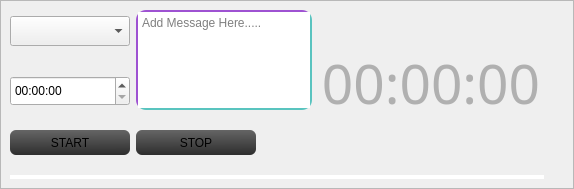
<?xml version="1.0" encoding="UTF-8"?>
<ui version="4.0">
 <class>Form</class>
 <widget class="QWidget" name="Form">
  <property name="geometry">
   <rect>
    <x>0</x>
    <y>0</y>
    <width>574</width>
    <height>189</height>
   </rect>
  </property>
  <property name="windowTitle">
   <string>Form</string>
  </property>
  <layout class="QGridLayout" name="gridLayout_2">
   <property name="leftMargin">
    <number>0</number>
   </property>
   <property name="topMargin">
    <number>0</number>
   </property>
   <property name="rightMargin">
    <number>0</number>
   </property>
   <property name="bottomMargin">
    <number>0</number>
   </property>
   <property name="spacing">
    <number>0</number>
   </property>
   <item row="0" column="0">
    <widget class="QFrame" name="frame">
     <property name="styleSheet">
      <string notr="true"/>
     </property>
     <property name="frameShape">
      <enum>QFrame::StyledPanel</enum>
     </property>
     <property name="frameShadow">
      <enum>QFrame::Plain</enum>
     </property>
     <layout class="QGridLayout" name="gridLayout">
      <property name="verticalSpacing">
       <number>20</number>
      </property>
      <item row="0" column="0">
       <widget class="QComboBox" name="ReminderModeCombo">
        <property name="minimumSize">
         <size>
          <width>0</width>
          <height>30</height>
         </size>
        </property>
        <property name="maximumSize">
         <size>
          <width>120</width>
          <height>16777215</height>
         </size>
        </property>
        <property name="font">
         <font>
          <family>Nirmala UI</family>
         </font>
        </property>
        <property name="cursor">
         <cursorShape>PointingHandCursor</cursorShape>
        </property>
        <property name="styleSheet">
         <string notr="true"/>
        </property>
       </widget>
      </item>
      <item row="0" column="2" rowspan="3">
       <widget class="QLabel" name="TimerLable">
        <property name="minimumSize">
         <size>
          <width>128</width>
          <height>0</height>
         </size>
        </property>
        <property name="font">
         <font>
          <family>LCDMono2</family>
          <pointsize>41</pointsize>
          <weight>50</weight>
          <italic>false</italic>
          <bold>false</bold>
          <underline>false</underline>
          <strikeout>false</strikeout>
          <kerning>true</kerning>
         </font>
        </property>
        <property name="cursor">
         <cursorShape>CrossCursor</cursorShape>
        </property>
        <property name="styleSheet">
         <string notr="true">color: rgb(176, 176, 176);</string>
        </property>
        <property name="lineWidth">
         <number>0</number>
        </property>
        <property name="text">
         <string>00:00:00</string>
        </property>
        <property name="alignment">
         <set>Qt::AlignCenter</set>
        </property>
       </widget>
      </item>
      <item row="2" column="1">
       <widget class="QPushButton" name="StopReminderButton">
        <property name="minimumSize">
         <size>
          <width>0</width>
          <height>25</height>
         </size>
        </property>
        <property name="maximumSize">
         <size>
          <width>120</width>
          <height>16777215</height>
         </size>
        </property>
        <property name="font">
         <font>
          <family>Nirmala UI</family>
         </font>
        </property>
        <property name="cursor">
         <cursorShape>PointingHandCursor</cursorShape>
        </property>
        <property name="styleSheet">
         <string notr="true">QPushButton{
	
	background-color: qlineargradient(spread:pad, x1:0.461285, y1:0, x2:0.479, y2:0.971682, stop:0 rgba(101, 101, 101, 255), stop:1 rgba(47, 47, 47, 255));
	border-radius:6px;
}

QPushButton:pressed{
	
	background-color: qlineargradient(spread:pad, x1:0.442, y1:1, x2:0.439, y2:0.0285002, stop:0 rgba(101, 101, 101, 255), stop:1 rgba(47, 47, 47, 255));
}</string>
        </property>
        <property name="text">
         <string>STOP</string>
        </property>
       </widget>
      </item>
      <item row="1" column="0">
       <widget class="QTimeEdit" name="TimeSetEdit">
        <property name="minimumSize">
         <size>
          <width>0</width>
          <height>30</height>
         </size>
        </property>
        <property name="maximumSize">
         <size>
          <width>120</width>
          <height>16777215</height>
         </size>
        </property>
        <property name="font">
         <font>
          <family>Nirmala UI</family>
         </font>
        </property>
        <property name="styleSheet">
         <string notr="true"/>
        </property>
        <property name="currentSection">
         <enum>QDateTimeEdit::HourSection</enum>
        </property>
        <property name="displayFormat">
         <string>hh:mm:ss </string>
        </property>
       </widget>
      </item>
      <item row="3" column="0" colspan="3">
       <widget class="QProgressBar" name="ReminderprogressBar">
        <property name="maximumSize">
         <size>
          <width>10000</width>
          <height>4</height>
         </size>
        </property>
        <property name="font">
         <font>
          <underline>false</underline>
         </font>
        </property>
        <property name="styleSheet">
         <string notr="true">QProgressBar{
	border-radius:3px;
}
QProgressBar:chunk{
	border-radius:2px;
	background-color: qlineargradient(spread:pad, x1:0, y1:0, x2:1, y2:0, stop:0 rgba(159, 80, 210, 255), stop:1 rgba(88, 197, 191, 255));
}</string>
        </property>
        <property name="value">
         <number>0</number>
        </property>
        <property name="textVisible">
         <bool>false</bool>
        </property>
       </widget>
      </item>
      <item row="2" column="0">
       <widget class="QPushButton" name="StartReminderButton">
        <property name="minimumSize">
         <size>
          <width>115</width>
          <height>25</height>
         </size>
        </property>
        <property name="maximumSize">
         <size>
          <width>120</width>
          <height>16777215</height>
         </size>
        </property>
        <property name="font">
         <font>
          <family>Nirmala UI</family>
         </font>
        </property>
        <property name="cursor">
         <cursorShape>PointingHandCursor</cursorShape>
        </property>
        <property name="styleSheet">
         <string notr="true">QPushButton{
	
	background-color: qlineargradient(spread:pad, x1:0.461285, y1:0, x2:0.479, y2:0.971682, stop:0 rgba(101, 101, 101, 255), stop:1 rgba(47, 47, 47, 255));
	border-radius:6px;
}

QPushButton:pressed{
	
	background-color: qlineargradient(spread:pad, x1:0.442, y1:1, x2:0.439, y2:0.0285002, stop:0 rgba(101, 101, 101, 255), stop:1 rgba(47, 47, 47, 255));
}</string>
        </property>
        <property name="text">
         <string>START</string>
        </property>
       </widget>
      </item>
      <item row="0" column="3">
       <widget class="QPushButton" name="CloseReminderButton">
        <property name="maximumSize">
         <size>
          <width>14</width>
          <height>14</height>
         </size>
        </property>
        <property name="styleSheet">
         <string notr="true">QPushButton{
	border-radius:7px;
}
QPushButton:pressed{
	background-color: rgb(88, 88, 88);
}</string>
        </property>
        <property name="text">
         <string/>
        </property>
       </widget>
      </item>
      <item row="0" column="1" rowspan="2">
       <widget class="QStackedWidget" name="ReminderstackedWidget">
        <property name="minimumSize">
         <size>
          <width>0</width>
          <height>100</height>
         </size>
        </property>
        <property name="maximumSize">
         <size>
          <width>176</width>
          <height>16777215</height>
         </size>
        </property>
        <property name="layoutDirection">
         <enum>Qt::LeftToRight</enum>
        </property>
        <property name="currentIndex">
         <number>0</number>
        </property>
        <widget class="QWidget" name="MessagePage">
         <layout class="QGridLayout" name="gridLayout_3">
          <property name="leftMargin">
           <number>0</number>
          </property>
          <property name="topMargin">
           <number>0</number>
          </property>
          <property name="rightMargin">
           <number>0</number>
          </property>
          <property name="bottomMargin">
           <number>0</number>
          </property>
          <property name="spacing">
           <number>0</number>
          </property>
          <item row="0" column="0">
           <widget class="QTextEdit" name="RemindertextEdit">
            <property name="enabled">
             <bool>true</bool>
            </property>
            <property name="minimumSize">
             <size>
              <width>0</width>
              <height>80</height>
             </size>
            </property>
            <property name="maximumSize">
             <size>
              <width>176</width>
              <height>16777215</height>
             </size>
            </property>
            <property name="styleSheet">
             <string notr="true">QTextEdit{
	
	font: 8pt &quot;Comic Sans MS&quot;;
	border-style:solid;	
	border-width:2px;
	border-radius:10px;
	border-top-color: rgb(158, 82, 210);
	border-left-color: rgb(158, 82, 210);
	border-bottom-color: rgb(89, 196, 191);
	border-right-color: rgb(89, 195, 191);
}</string>
            </property>
            <property name="placeholderText">
             <string>Add Message Here.....</string>
            </property>
           </widget>
          </item>
         </layout>
        </widget>
        <widget class="QWidget" name="StartRenderPage">
         <layout class="QGridLayout" name="gridLayout_4">
          <property name="leftMargin">
           <number>0</number>
          </property>
          <property name="topMargin">
           <number>0</number>
          </property>
          <property name="rightMargin">
           <number>0</number>
          </property>
          <property name="bottomMargin">
           <number>0</number>
          </property>
          <property name="spacing">
           <number>0</number>
          </property>
          <item row="0" column="0">
           <widget class="QListWidget" name="StartRenderNodeListWidget">
            <property name="styleSheet">
             <string notr="true">QListWidget{
	
	font: 8pt &quot;Comic Sans MS&quot;;
	border-style:solid;	
	border-width:2px;
	border-radius:10px;
	border-top-color: rgb(158, 82, 210);
	border-left-color: rgb(158, 82, 210);
	border-bottom-color: rgb(89, 196, 191);
	border-right-color: rgb(89, 195, 191);
}</string>
            </property>
           </widget>
          </item>
         </layout>
        </widget>
       </widget>
      </item>
     </layout>
    </widget>
   </item>
  </layout>
 </widget>
 <resources/>
 <connections/>
</ui>
